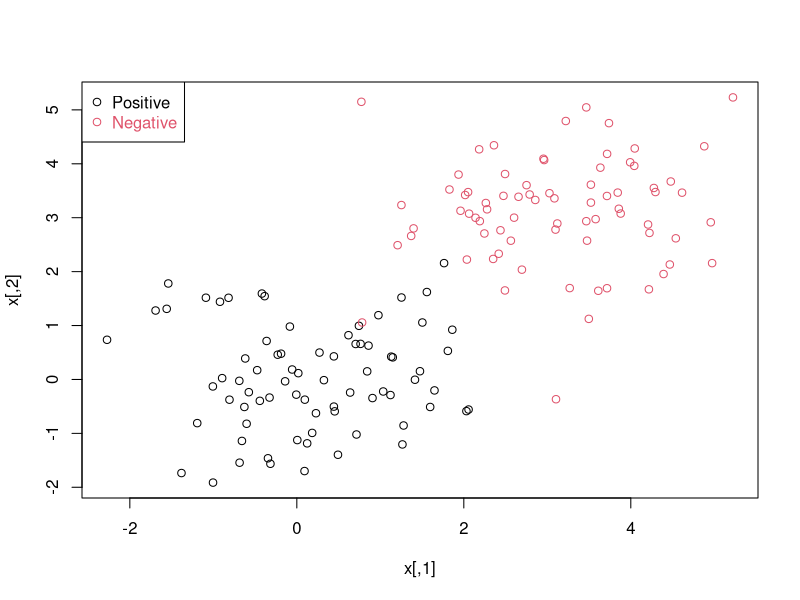
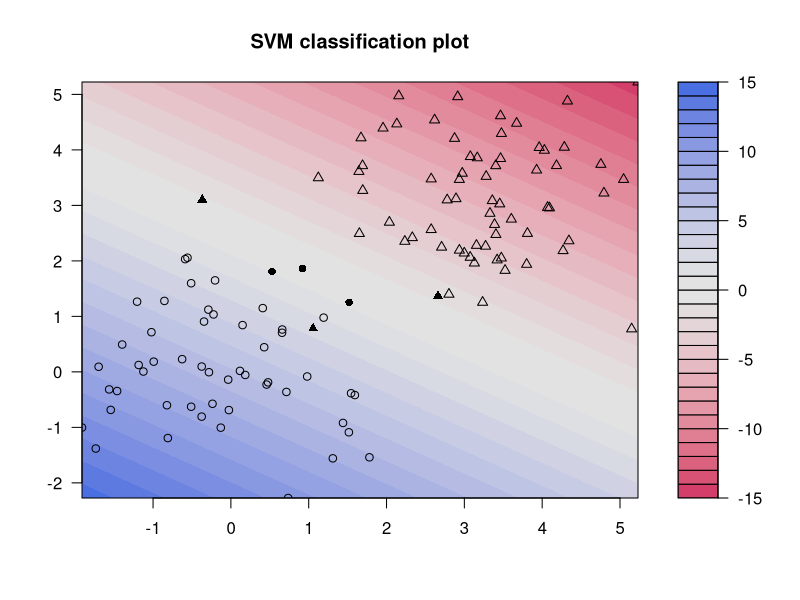

Recreate these plots in R, in order.
# load the kernlab package
library(kernlab)

# needed to get the data to put into xtrain and ytrain

# train the SVM
# svp contains general summary
# training the data
n <- 150 # number of data points
p <- 2 # dimension
sigma <- 1 # variance of the distribution
meanpos <- 0 # centre of the distribution of positive examples
meanneg <- 3 # centre of the distribution of negative examples
npos <- round(n/2) # number of positive examples
nneg <- n-npos # number of negative examples

# Generate the positive and negative examples
xpos <- matrix(rnorm(npos*p,mean=meanpos,sd=sigma),npos,p)
xneg <- matrix(rnorm(nneg*p,mean=meanneg,sd=sigma),npos,p)
x <- rbind(xpos,xneg)

# Generate the labels
y <- matrix(c(rep(1,npos),rep(-1,nneg)))

# Visualize the data
plot(x,col=ifelse(y>0,1,2))
legend("topleft",c('Positive','Negative'),col=seq(2),pch=1,text.col=seq(2))

# training the data
ntrain <- round(n*0.8) # number of training examples
tindex <- sample(n,ntrain) # indices of training samples
xtrain <- x[tindex,]
xtest <- x[-tindex,]
ytrain <- y[tindex]
ytest <- y[-tindex]
istrain=rep(0,n)
istrain[tindex]=1


svp <- ksvm(xtrain,ytrain,type="C-svc",kernel='vanilladot',C=100,scaled=c())
svp
# Attributes that you can access
attributes(svp)
# For example, the support vectors
alpha(svp)
alphaindex(svp)
b(svp)
# Use the built-in function to pretty-plot the classifier
plot(svp,data=xtrain)
